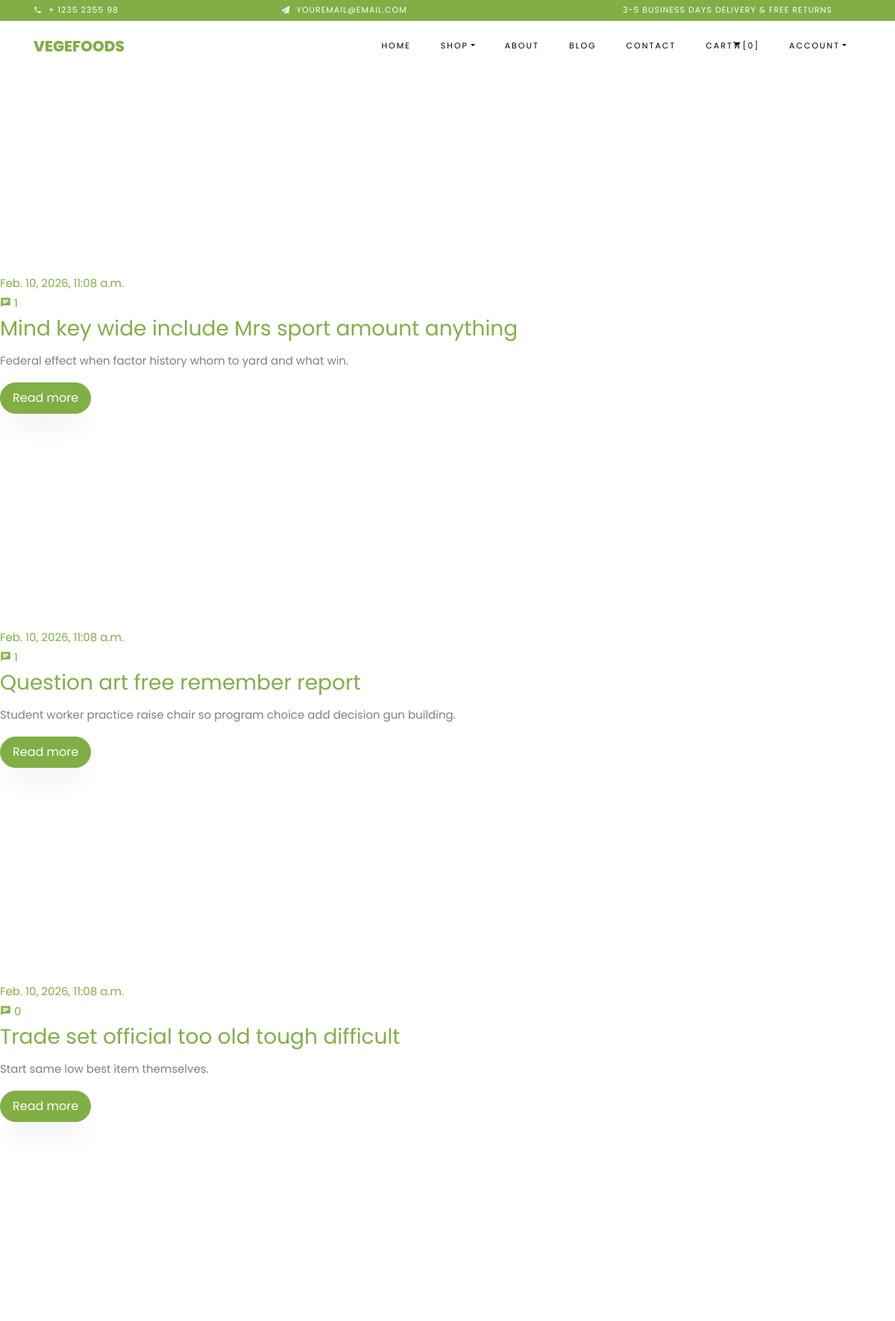
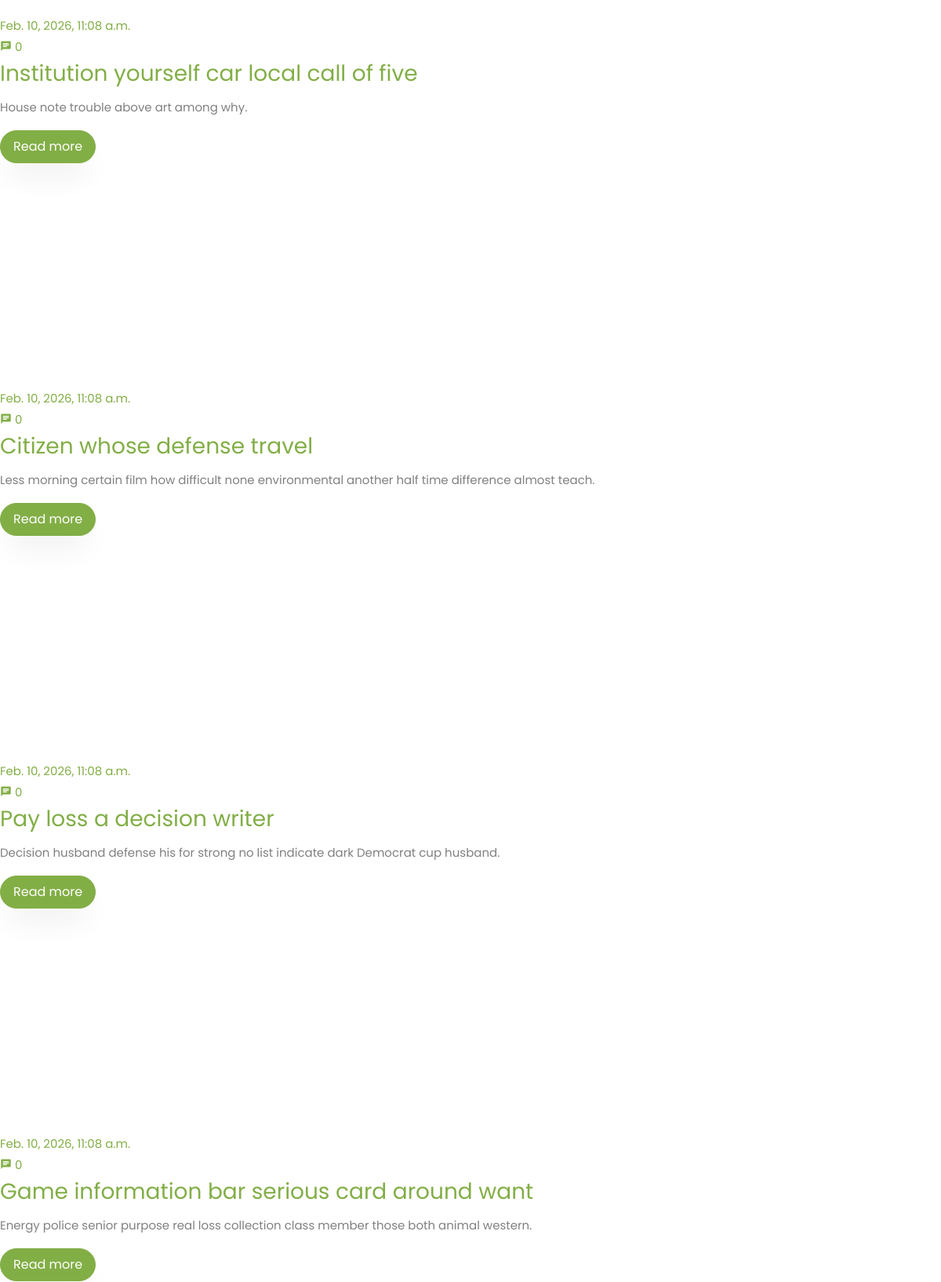
/blog/blog/search/ (upper part), run on the app's committed database (2 pictures, top to bottom).
### apps/blog/models.py (models this page shows, shortened)
class BlogItem(BaseModel):
    Title = models.CharField(max_length=30, verbose_name='Заголовок')
    Slider = models.ImageField(upload_to='blog/slider/', verbose_name='Слайд')
    Short_description = models.CharField(max_length=40, verbose_name='Краткое описание')
    Full_description = models.TextField(verbose_name='полное описание')
    Image = models.ImageField(upload_to='blog/images/', verbose_name='Фото', null=True)
    Tag = models.ManyToManyField(BlogTag, related_name='tags', verbose_name='Тэг')
    Slug = models.SlugField(unique=True, verbose_name='Короткая ссылка')
    Author = models.CharField(max_length=20, verbose_name='Автор статьи')
    Category = models.ManyToManyField(Category, related_name='blog_items', verbose_name='Имя категории')
    class Meta:
        verbose_name = 'Статья'
        verbose_name_plural = 'Статьи'

### apps/blog/views.py (the view)
# urls.py: path('blog/search/', views.search_blog, name='search'),
def search_blog(request):
    query = request.GET.get('q')
    if not query:
        blog_articles = models.BlogItem.objects.all()
    else:
        blog_articles = models.BlogItem.objects.filter(Q(Title__iregex=query))
    context = {
        'query': query,
        'blog_articles': blog_articles
    }
    return render(request, 'blog/search.html', context)

### apps/blog/templates/blog/search.html (shortened to what this page needs)
{% extends 'base.html' %}
{% block content %}
{% for blog_article in blog_articles %}
<a href="{% url 'blog:detail' blog_article.Slug %}" class="block-20"
   style="background-image: url('{{ blog_article.Image.url }}');">
</a>
<a href="{% url 'blog:detail' blog_article.Slug %}">{{blog_article.created_at}}</a></div>
<div><a href="{% url 'blog:detail' blog_article.Slug %}" class="meta-chat"><span class="icon-chat"></span>
    {{blog_article.comments.count}}</a></div>
<h3 class="heading"><a href="{% url 'blog:detail' blog_article.Slug %}">{{ blog_article.Title }}</a></h3>
<p>{{blog_article.Short_description}}</p>
<p><a href="{% url 'blog:detail' blog_article.Slug %}" class="btn btn-primary py-2 px-3">Read more</a></p>
{% endfor %}
{% endblock %}

### static/css/icomoon.css (style rules this page uses)
[class^="icon-"], [class*=" icon-"] { font-family: 'icomoon' !important; speak: none; font-style: normal; font-weight: normal; font-variant: normal; text-transform: none; line-height: 1; -webkit-font-smoothing: antialiased; -moz-osx-font-smoothing: grayscale; }
.icon-chat:before { content: "\e0b7"; }

### data on the page
BlogItem: created_at "Feb. 10, 2026, 11:08 a.m.", comments.count "1", Title "Mind key wide include Mrs sport amount anything", Short_description "Federal effect when factor history whom to yard and what win."
BlogItem: created_at "Feb. 10, 2026, 11:08 a.m.", comments.count "1", Title "Question art free remember report", Short_description "Student worker practice raise chair so program choice add decision gun building."
BlogItem: created_at "Feb. 10, 2026, 11:08 a.m.", comments.count "0", Title "Trade set official too old tough difficult", Short_description "Start same low best item themselves."
BlogItem: created_at "Feb. 10, 2026, 11:08 a.m.", comments.count "0", Title "Institution yourself car local call of five", Short_description "House note trouble above art among why."
BlogItem: created_at "Feb. 10, 2026, 11:08 a.m.", comments.count "0", Title "Citizen whose defense travel", Short_description "Less morning certain film how difficult none environmental another half time difference almost teach."
BlogItem: created_at "Feb. 10, 2026, 11:08 a.m.", comments.count "0", Title "Pay loss a decision writer", Short_description "Decision husband defense his for strong no list indicate dark Democrat cup husband."
BlogItem: created_at "Feb. 10, 2026, 11:08 a.m.", comments.count "0", Title "Game information bar serious card around want", Short_description "Energy police senior purpose real loss collection class member those both animal western."
